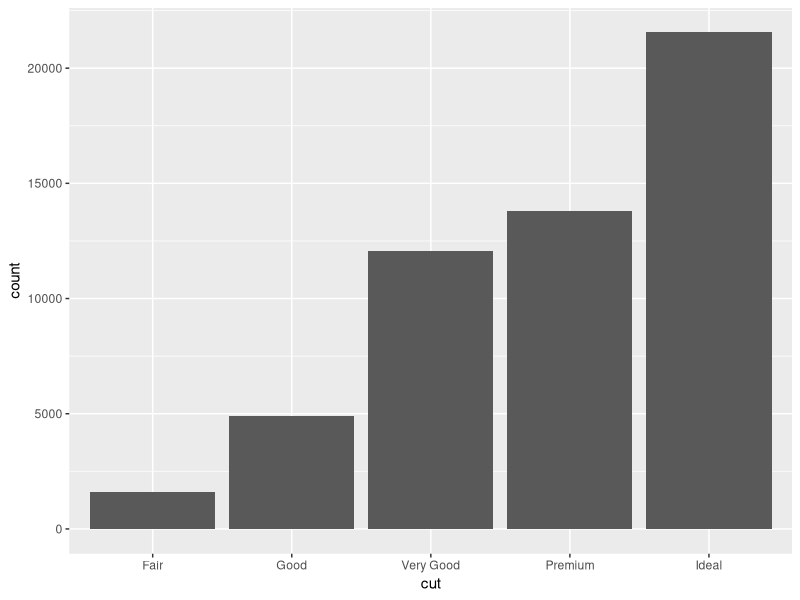
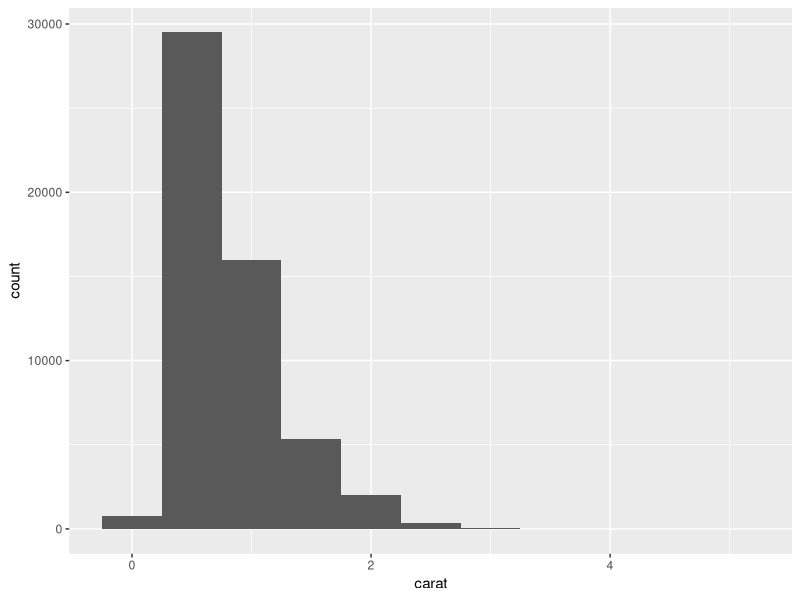
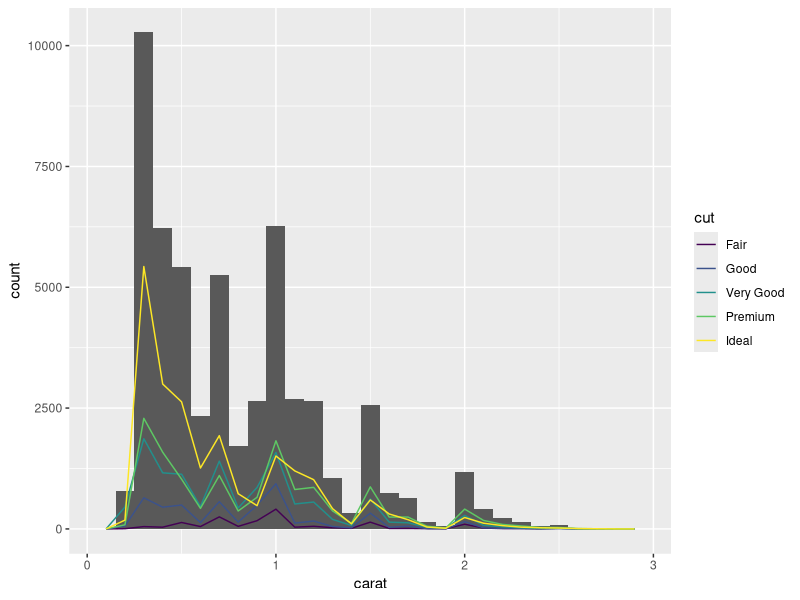

These charts were generated, in order, by the following R code:
## ---- chunk 1
knitr::opts_chunk$set(echo = TRUE)

library(tidyverse)
## ---- chunk 2
diamonds %>% 
  ggplot() +
    geom_bar(aes(x = cut))
    
diamonds %>% 
  count(cut)

diamonds %>% 
  ggplot() +
    geom_histogram(aes(carat), binwidth = 0.5)

diamonds %>% 
  count(cut_width(carat, 0.5))

# if you want to go more tidyversy it can be a nightmare

diamonds$carat %>% 
  cut_width(0.5) %>% 
  as_tibble() %>%  
  count(value)

# without the warning it should be

diamonds$carat %>% 
  cut_width(0.5) %>% 
  enframe() %>%  
  count(value)

smaller <- diamonds %>% 
  filter(carat < 3)

smaller %>% 
  ggplot(aes(carat)) +
  geom_histogram(binwidth = 0.1) +
  geom_freqpoly(aes(color = cut), binwidth = 0.1)


